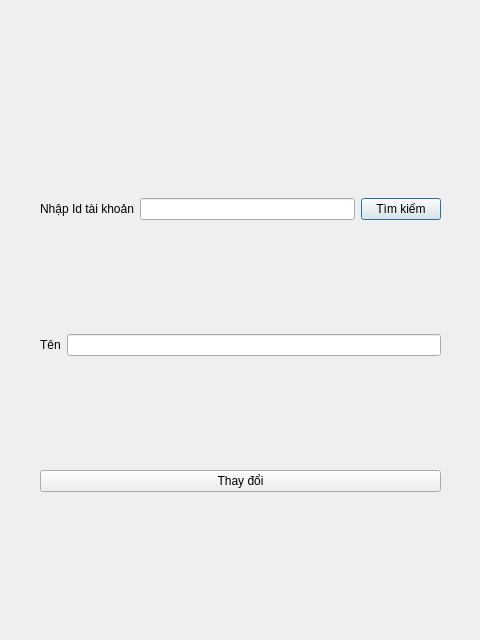
<?xml version="1.0" encoding="UTF-8"?>
<ui version="4.0">
 <class>EditDialog</class>
 <widget class="QDialog" name="EditDialog">
  <property name="geometry">
   <rect>
    <x>0</x>
    <y>0</y>
    <width>480</width>
    <height>640</height>
   </rect>
  </property>
  <property name="windowTitle">
   <string>Dialog</string>
  </property>
  <widget class="QWidget" name="verticalLayoutWidget">
   <property name="geometry">
    <rect>
     <x>40</x>
     <y>90</y>
     <width>401</width>
     <height>511</height>
    </rect>
   </property>
   <layout class="QVBoxLayout" name="verticalLayout">
    <item>
     <layout class="QHBoxLayout" name="horizontalLayout_4">
      <item>
       <widget class="QLabel" name="label">
        <property name="text">
         <string>Nhập Id tài khoản</string>
        </property>
       </widget>
      </item>
      <item>
       <widget class="QLineEdit" name="lineEditAccountNumber"/>
      </item>
      <item>
       <widget class="QPushButton" name="pushButtonFind">
        <property name="text">
         <string>Tìm kiếm</string>
        </property>
       </widget>
      </item>
     </layout>
    </item>
    <item>
     <layout class="QHBoxLayout" name="horizontalLayout_3">
      <item>
       <widget class="QLabel" name="label_2">
        <property name="text">
         <string>Tên</string>
        </property>
       </widget>
      </item>
      <item>
       <widget class="QLineEdit" name="lineEditName"/>
      </item>
     </layout>
    </item>
    <item>
     <layout class="QHBoxLayout" name="horizontalLayout_2">
      <item>
       <widget class="QPushButton" name="pushButtonSaveChanges">
        <property name="text">
         <string>Thay đổi</string>
        </property>
       </widget>
      </item>
     </layout>
    </item>
   </layout>
  </widget>
 </widget>
 <resources/>
 <connections/>
</ui>
